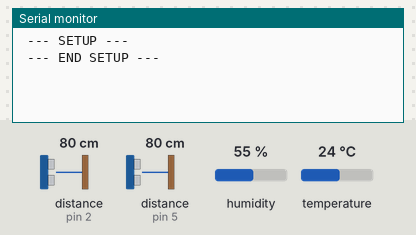
This sketch was run on a simulated Arduino Uno, built with avr-gcc and run on an emulated ATmega328P. Parts: the last lines printed to the serial monitor. Wiring (inferred from the names in the program): 2 × ultrasonic range finder: trigger pin 3, echo pin 2 / trigger pin 6, echo pin 5. Inputs (shaded band) come from the test bench; at power-on: humidity 55 %, temperature 24 °C, distance to the obstacle (sensors on pin 2, pin 5) 80 cm. The echo pulse lasts 58.3 µs per cm; no radio packets arrive unless stated.

Above: at 1.2 s.
1.3 s: humidity set to 22 %
At 11.2 s:
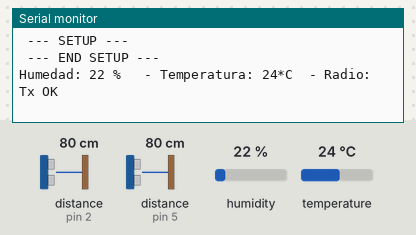
11.5 s: temperature set to 12 °C
13.0 s: humidity set to 40 %
At 20.29 s:
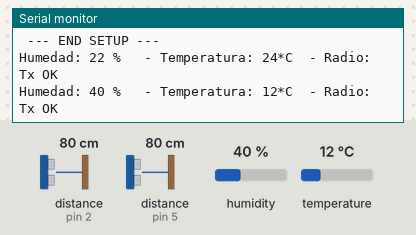

Measured:
- after the input at 1.3 s, the serial monitor: prints a new line after 8.7 s (image 1)
- after the input at 13.0 s, the serial monitor: prints a new line after 7.0 s (image 2)

The sketch:

Arduino.ino
```cpp
#include <SPI.h>
#include <dht.h>

#include "nRF24L01.h"
#include "RF24.h"

/*
 * *** PINES ***
*/

// Sensor DHT
#define   pinDHT    4

// RF24L01
#define   pinCE     9
#define   pinCSN    10
#define   pinMOSI   11
#define   pinMISO   12
#define   pinSCK    13

// Proximidad 1 (Cerca)
#define   pinECHOnear       5
#define   pinTRIGGERnear    6

// Proximidad 2 (Lejos)
#define   pinECHOfar        2
#define   pinTRIGGERfar     3

// Tiempo de cruce en ms
#define   CROSS_TIME        1000
#define   DELAY             20

/*
 * *** VALORES ***
*/

// Contaremos para distancias menores de 200cm
#define   distanceTrigger   50

// Cada 10s se activa la lectura de temperatura (en ms)
#define   DHT_ACTIVATES     10000

// ** DETECCION **
// 1 hay una entrada
#define   Entrada     1
// 2 hay una salida
#define   Salida      2

/*
 * *** ESTADOS ***
*/
enum estados {
  idle,
  det_e,
  det_s,
  det
};

/*
 * *** VARIABLES ***
*/

// *** PROXIMIDAD 1 (Cerca) ***
long durationNear   = 0,
     cmNear         = 0;

// *** PROXIMIDAD 2 (Lejos) ***
long durationFar    = 0,
     cmFar          = 0;

// *** DETECCION  ***
int deteccion = 0;
estados estado = idle;
estados p_estado = idle;

// Tiempo de espera
long start_time = 0;
long now = 0;

// *** TEMPERATURA Y HUMEDAD ***
int temp = 0, hum = 0;

// *** CONTEO Y EVENTOS ***
long dht_last_time = 0;

// *** RF24 ***

// Configuramos el sensor en los pines 9 y 10, además del bus SPI
RF24 radio(pinCE, pinCSN);

// Tiempo que estamos esperando antes de dar por erronea la conexión
unsigned long timeoutPeriod = 150;

// Direciones de la tubería utilizada para la comunicación
const uint64_t pipes[2] = { 0xABCDABCD71LL, 0xF0F0F0F0E1LL };

// Datos enviados
// humedad, temperatura
// 0, evento entrada/salida
uint8_t RF24DATOS[2];

// *** Sensor DHT ***
dht DHT;

// ------ SETUP ------

void setup()
{

  // Serial.begin(9600);
  Serial.begin(115200);
  Serial.print(" --- SETUP --- \n");

  // Sensor NEAR
  pinMode(pinECHOnear, INPUT);
  pinMode(pinTRIGGERnear, OUTPUT);
  // Sensor FAR
  pinMode(pinECHOfar, INPUT);
  pinMode(pinTRIGGERfar, OUTPUT);

  IniciarRadio();

  Serial.print(" --- END SETUP --- \n");

}

// Configuramos el módulo de radio
void IniciarRadio()
{

  radio.begin();
  // Selección del canal
  radio.setChannel(76);
  //Ponemos la amplificación de potencia en nivel alto
  radio.setPALevel(RF24_PA_HIGH);

  // Tasa de transmisión a 250 KBps
  // radio.setDataRate(RF24_250KBPS);
  radio.setDataRate(RF24_2MBPS);

  // Activamos los ACK automáticos
  radio.setAutoAck(1);

  // Seleccionamos el espacio de tiempo entre varios intentos ((2+1)*250us) y el numero de reintentos (15)
  radio.setRetries(1, 1);

  // Seleccionamos la longitud del CRC
  radio.setCRCLength(RF24_CRC_16);

  // Abrimos la tubería de escritura y lectura
  radio.openWritingPipe(pipes[1]);
  radio.openReadingPipe(1, pipes[0]);

  // Imprimimos la información del módulo por el monitor serie
  //radio.printDetails();

  //Encendemos la radio
  radio.powerUp();

}

// ------ PROGRAMA ------

void loop()
{

  digitalWrite      (pinTRIGGERnear, LOW);
  delayMicroseconds (2);
  digitalWrite      (pinTRIGGERnear, HIGH);
  delayMicroseconds (5);
  digitalWrite      (pinTRIGGERnear, LOW);

  durationNear = pulseIn(pinECHOnear, HIGH);
  cmNear       = microsecondsToCentimeters(durationNear);

  digitalWrite      (pinTRIGGERfar, LOW);
  delayMicroseconds (2);
  digitalWrite      (pinTRIGGERfar, HIGH);
  delayMicroseconds (5);
  digitalWrite      (pinTRIGGERfar, LOW);

  durationFar = pulseIn(pinECHOfar, HIGH);
  cmFar       = microsecondsToCentimeters(durationFar);

/*
  Serial.print("Near: ");
  Serial.print(cmNear);
  Serial.print("cm \n");
  Serial.print("Far: ");
  Serial.print(cmFar);
  Serial.print("cm \n");
  Serial.print("Estado: ");
  Serial.print(estado);
  Serial.print("\n");
  Serial.print("P_Estado: ");
  Serial.print(p_estado);
  Serial.print("\n");
//*/

  estado = p_estado;

  if (estado == idle)
  {
    if ((cmNear != 0) && (cmNear < distanceTrigger))
    {
      p_estado = det_e;
      start_time = millis();
    }
    else if ((cmFar != 0) && (cmFar < distanceTrigger))
    {
      p_estado = det_s;
      start_time = millis();
    }
    else
    {
      p_estado = idle;
    }
  }
  else if (estado == det_e)
  {
    delay(DELAY);
    now = millis();
    if ((cmFar != 0) && (cmFar < distanceTrigger))
    {
      p_estado = det;
      deteccion = Entrada;
    }
    else if ((now - start_time) > CROSS_TIME)
    {
      // Timeout
      p_estado = idle;
    }
  }
  else if (estado == det_s)
  {
    delay(DELAY);
    now = millis();
    if ((cmNear != 0) && (cmNear < distanceTrigger))
    {
      p_estado = det;
      deteccion = Salida;
    }
    else if ((now - start_time) > CROSS_TIME)
    {
      // Timeout
      p_estado = idle;
    }
  }
  else if (estado == det)
  {
    if (deteccion == Entrada)
    {
      Serial.print("Evento: ENTRADA\t");
      notifyEvent(Entrada);
    }
    else if (deteccion == Salida)
    {
      Serial.print("Evento: SALIDA\t");
      notifyEvent(Salida);
    }
    else
    {
      Serial.print("Error\n");
    }
    p_estado = idle;
  }
  else
  {
    p_estado = idle;
  }

  // Si han pasado 10 segundos, podemos leer temperatura y humedad
  now = millis();
  if ((now - dht_last_time) > DHT_ACTIVATES)
  {

    // Establecemos este momento como la última lectura
    dht_last_time = now;

    // Leemos el sensor
    int chk = DHT.read11(pinDHT);

    if (chk == DHTLIB_OK)
    {

      hum = DHT.humidity;
      temp = DHT.temperature;

    }

    Serial.print("Humedad: ");
    Serial.print(hum);
    Serial.print(" %\t");
    Serial.print(" - Temperatura: ");
    Serial.print(temp);
    Serial.print("*C\t");

    // Enviamos los datos a la plataforma
    notifyData(temp, hum);

  }

}

/*
     La velocidad del sonido es de 340 m/s o 29 microsegundos por centimetro.
     El ping viaja de ida y vuelta, por tanto, para encontrar la distnacia al objeto
     se debe tomar la mitad de la distancia obtenida.
*/
long microsecondsToCentimeters ( long microseconds )
{
  return microseconds / 29 / 2;
}

void notifyEvent( int type )
{

  if (radio.txStandBy(timeoutPeriod))
  {

    // Si el inicio de la transferencia ha sido correcto...
    // Un valor 0 en la humedad, marca que el dato es un evento
    RF24DATOS[0] = 0;
    RF24DATOS[1] = type;

    // if (!radio.writeBlocking(&RF24DATOS, sizeof(RF24DATOS), timeoutPeriod))
    if (!radio.write(&RF24DATOS, sizeof(RF24DATOS)))
    {
      // Si el tiempo de espera se sobrepasa...
      Serial.println("- Radio: Tx ERROR (timeout)");
    }
    else
    {
      Serial.println("- Radio: Tx OK");
    }
  }
  else
  {
    // Si el inicio de la transferencia no ha sido correcto
    Serial.println("- Radio: Tx ERROR (escritura)");
  }

  //Serial.println("\n");

}

void notifyData( int temp, int hum )
{

  if (radio.txStandBy(timeoutPeriod))
  {

    // Si el inicio de la transferencia ha sido correcto...
    RF24DATOS[0] = hum;
    RF24DATOS[1] = temp;

    // if (!radio.writeBlocking(&RF24DATOS, sizeof(RF24DATOS), timeoutPeriod))
    if (!radio.write(&RF24DATOS, sizeof(RF24DATOS)))
    {
      // Si el tiempo de espera se sobrepasa...
      Serial.println("- Radio: Tx ERROR (timeout)");
    }
    else
    {
      Serial.println("- Radio: Tx OK");
    }
  }
  else
  {
    // Si el inicio de la transferencia no ha sido correcto
    Serial.println("- Radio: Tx ERROR (escritura)");
  }

  //Serial.println("\n");

}
```
